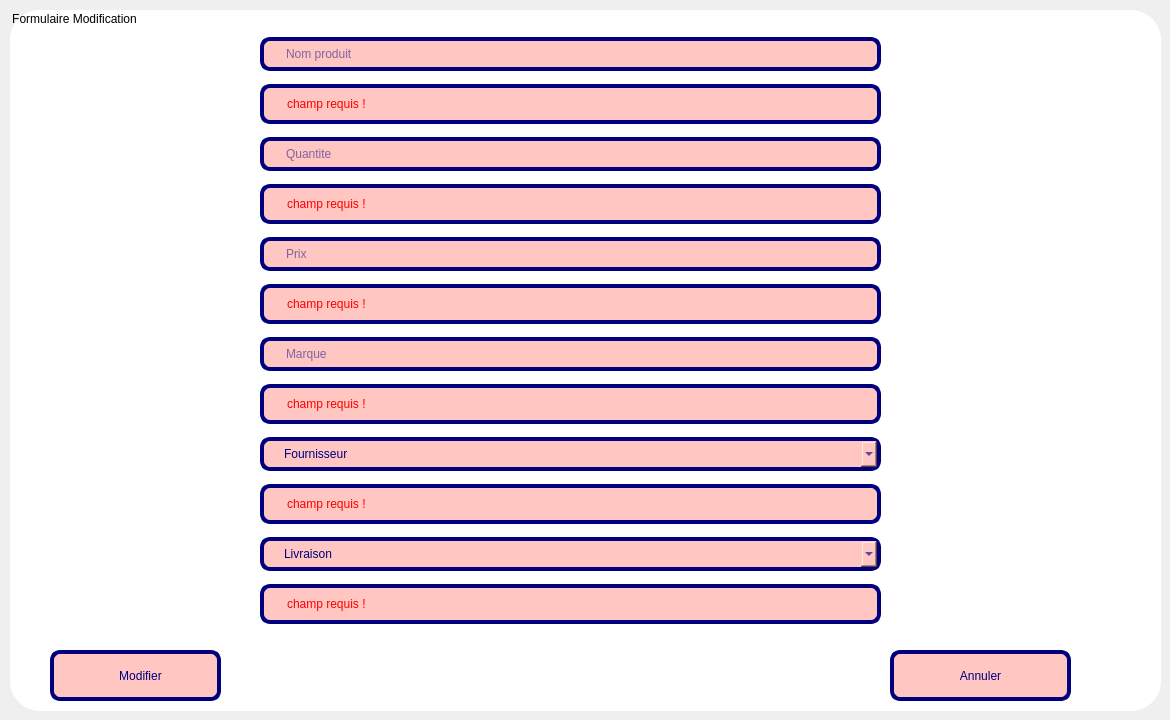
    <widget class="QWidget" name="page_3">
     <widget class="QGroupBox" name="groupBox_2">
      <property name="geometry">
       <rect>
        <x>10</x>
        <y>10</y>
        <width>1151</width>
        <height>701</height>
       </rect>
      </property>
      <property name="styleSheet">
       <string notr="true">background-color: rgb(255, 255, 255);
border-radius:30px;</string>
      </property>
      <property name="title">
       <string>Formulaire Modification</string>
      </property>
      <widget class="QWidget" name="verticalLayoutWidget_2">
       <property name="geometry">
        <rect>
         <x>250</x>
         <y>20</y>
         <width>621</width>
         <height>611</height>
        </rect>
       </property>
       <layout class="QVBoxLayout" name="verticalLayout_2">
        <item>
         <widget class="QLineEdit" name="lineEdit_nom_modif">
          <property name="styleSheet">
           <string notr="true">background-color:rgb(255, 198, 194);
font: 700 11pt &quot;Segoe UI&quot;;
border-radius:10px;
color: rgb(0, 0, 127);
border: 4px solid rgb(0, 0, 127);
 padding: 5px 20px; 
 cursor: pointer;

   </string>
          </property>
          <property name="placeholderText">
           <string>Nom produit</string>
          </property>
         </widget>
        </item>
        <item>
         <widget class="QLabel" name="error_nom_mod">
          <property name="maximumSize">
           <size>
            <width>16777215</width>
            <height>40</height>
           </size>
          </property>
          <property name="styleSheet">
           <string notr="true">background-color:rgb(255, 198, 194);
font: 700 11pt &quot;Segoe UI&quot;;
border-radius:10px;
color:rgb(255, 0, 0);
border: 4px solid rgb(0, 0, 127);
 padding: 3px 20px; 
 cursor: pointer;</string>
          </property>
          <property name="text">
           <string>champ requis !</string>
          </property>
         </widget>
        </item>
        <item>
         <widget class="QLineEdit" name="lineEdit_Quantite_modif">
          <property name="styleSheet">
           <string notr="true">background-color:rgb(255, 198, 194);
font: 700 11pt &quot;Segoe UI&quot;;
border-radius:10px;
color: rgb(0, 0, 127);
border: 4px solid rgb(0, 0, 127);
 padding: 5px 20px; 
 cursor: pointer;

   </string>
          </property>
          <property name="placeholderText">
           <string>Quantite</string>
          </property>
         </widget>
        </item>
        <item>
         <widget class="QLabel" name="error_qt_mod">
          <property name="maximumSize">
           <size>
            <width>16777215</width>
            <height>40</height>
           </size>
          </property>
          <property name="styleSheet">
           <string notr="true">background-color:rgb(255, 198, 194);
font: 700 11pt &quot;Segoe UI&quot;;
border-radius:10px;
color:rgb(255, 0, 0);
border: 4px solid rgb(0, 0, 127);
 padding: 3px 20px; 
 cursor: pointer;</string>
          </property>
          <property name="text">
           <string>champ requis !</string>
          </property>
         </widget>
        </item>
        <item>
         <widget class="QLineEdit" name="lineEdit_Prix_modif">
          <property name="styleSheet">
           <string notr="true">background-color:rgb(255, 198, 194);
font: 700 11pt &quot;Segoe UI&quot;;
border-radius:10px;
color: rgb(0, 0, 127);
border: 4px solid rgb(0, 0, 127);
 padding: 5px 20px; 
 cursor: pointer;

   </string>
          </property>
          <property name="placeholderText">
           <string>Prix</string>
          </property>
         </widget>
        </item>
        <item>
         <widget class="QLabel" name="error_prix_mod">
          <property name="maximumSize">
           <size>
            <width>16777215</width>
            <height>40</height>
           </size>
          </property>
          <property name="styleSheet">
           <string notr="true">background-color:rgb(255, 198, 194);
font: 700 11pt &quot;Segoe UI&quot;;
border-radius:10px;
color:rgb(255, 0, 0);
border: 4px solid rgb(0, 0, 127);
 padding: 3px 20px; 
 cursor: pointer;</string>
          </property>
          <property name="text">
           <string>champ requis !</string>
          </property>
         </widget>
        </item>
        <item>
         <widget class="QLineEdit" name="lineEdit_Marque_modif">
          <property name="styleSheet">
           <string notr="true">background-color:rgb(255, 198, 194);
font: 700 11pt &quot;Segoe UI&quot;;
border-radius:10px;
color: rgb(0, 0, 127);
border: 4px solid rgb(0, 0, 127);
 padding: 5px 20px; 
 cursor: pointer;

   </string>
          </property>
          <property name="placeholderText">
           <string>Marque</string>
          </property>
         </widget>
        </item>
        <item>
         <widget class="QLabel" name="error_marque_mod">
          <property name="maximumSize">
           <size>
            <width>16777215</width>
            <height>40</height>
           </size>
          </property>
          <property name="styleSheet">
           <string notr="true">background-color:rgb(255, 198, 194);
font: 700 11pt &quot;Segoe UI&quot;;
border-radius:10px;
color:rgb(255, 0, 0);
border: 4px solid rgb(0, 0, 127);
 padding: 3px 20px; 
 cursor: pointer;</string>
          </property>
          <property name="text">
           <string>champ requis !</string>
          </property>
         </widget>
        </item>
        <item>
         <widget class="QComboBox" name="comboBox_fr_modif">
          <property name="styleSheet">
           <string notr="true">background-color:rgb(255, 198, 194);
font: 700 11pt &quot;Segoe UI&quot;;
border-radius:10px;
color: rgb(0, 0, 127);
border: 4px solid rgb(0, 0, 127);
 padding: 5px 20px; 
 cursor: pointer;

   </string>
          </property>
          <property name="placeholderText">
           <string>Fournisseur</string>
          </property>
          <item>
           <property name="text">
            <string>1</string>
           </property>
          </item>
         </widget>
        </item>
        <item>
         <widget class="QLabel" name="error_fr_mod">
          <property name="maximumSize">
           <size>
            <width>16777215</width>
            <height>40</height>
           </size>
          </property>
          <property name="styleSheet">
           <string notr="true">background-color:rgb(255, 198, 194);
font: 700 11pt &quot;Segoe UI&quot;;
border-radius:10px;
color:rgb(255, 0, 0);
border: 4px solid rgb(0, 0, 127);
 padding: 3px 20px; 
 cursor: pointer;</string>
          </property>
          <property name="text">
           <string>champ requis !</string>
          </property>
         </widget>
        </item>
        <item>
         <widget class="QComboBox" name="comboBox_lv_modif">
          <property name="styleSheet">
           <string notr="true">background-color:rgb(255, 198, 194);
font: 700 11pt &quot;Segoe UI&quot;;
border-radius:10px;
color: rgb(0, 0, 127);
border: 4px solid rgb(0, 0, 127);
 padding: 5px 20px; 
 cursor: pointer;

   </string>
          </property>
          <property name="placeholderText">
           <string>Livraison</string>
          </property>
          <item>
           <property name="text">
            <string>1</string>
           </property>
          </item>
         </widget>
        </item>
        <item>
         <widget class="QLabel" name="error_lv_mod">
          <property name="maximumSize">
           <size>
            <width>16777215</width>
            <height>40</height>
           </size>
          </property>
          <property name="styleSheet">
           <string notr="true">background-color:rgb(255, 198, 194);
font: 700 11pt &quot;Segoe UI&quot;;
border-radius:10px;
color:rgb(255, 0, 0);
border: 4px solid rgb(0, 0, 127);
 padding: 3px 20px; 
 cursor: pointer;</string>
          </property>
          <property name="text">
           <string>champ requis !</string>
          </property>
         </widget>
        </item>
       </layout>
      </widget>
      <widget class="QPushButton" name="modifierStockBtn">
       <property name="geometry">
        <rect>
         <x>40</x>
         <y>640</y>
         <width>171</width>
         <height>51</height>
        </rect>
       </property>
       <property name="styleSheet">
        <string notr="true">background-color:rgb(255, 198, 194);
font: 700 11pt &quot;Segoe UI&quot;;
border-radius:10px;
color: rgb(0, 0, 127);
border: 4px solid rgb(0, 0, 127);
 padding: 10px 20px; 
 cursor: pointer;</string>
       </property>
       <property name="text">
        <string>   Modifier</string>
       </property>
       <property name="icon">
        <iconset resource="resources.qrc">
         <normaloff>:/resources/imgs/mettre-a-jour-les-fleches.png</normaloff>:/resources/imgs/mettre-a-jour-les-fleches.png</iconset>
       </property>
       <property name="iconSize">
        <size>
         <width>35</width>
         <height>35</height>
        </size>
       </property>
      </widget>
      <widget class="QPushButton" name="AnnulerBtn_modif">
       <property name="geometry">
        <rect>
         <x>880</x>
         <y>640</y>
         <width>181</width>
         <height>51</height>
        </rect>
       </property>
       <property name="styleSheet">
        <string notr="true">background-color:rgb(255, 198, 194);
font: 700 11pt &quot;Segoe UI&quot;;
border-radius:10px;
color: rgb(0, 0, 127);
border: 4px solid rgb(0, 0, 127);
 padding: 10px 20px; 
 cursor: pointer;</string>
       </property>
       <property name="text">
        <string>Annuler</string>
       </property>
       <property name="icon">
        <iconset resource="resources.qrc">
         <normaloff>:/resources/imgs/undo.png</normaloff>:/resources/imgs/undo.png</iconset>
       </property>
       <property name="iconSize">
        <size>
         <width>35</width>
         <height>20</height>
        </size>
       </property>
      </widget>
     </widget>
    </widget>
